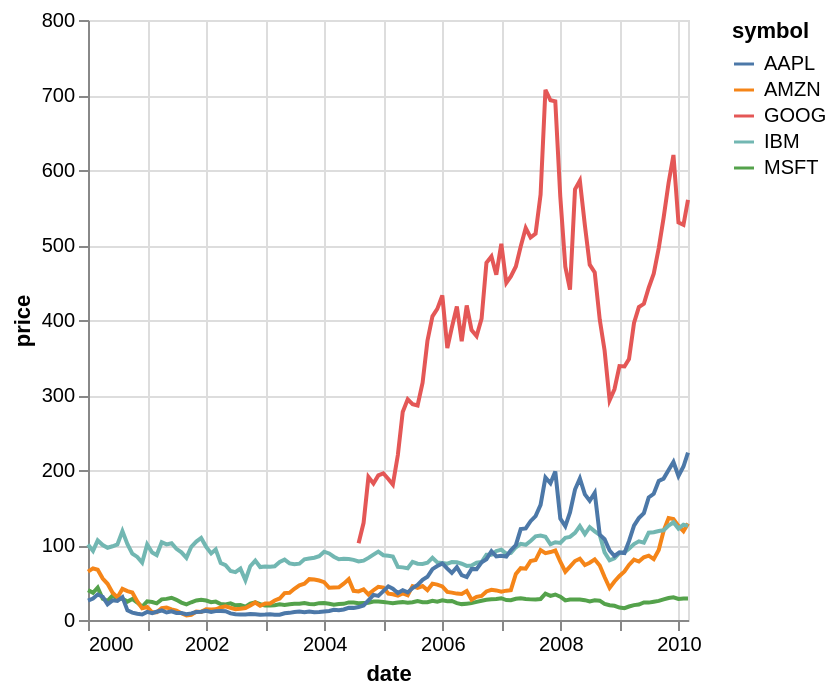

Vega-Lite specification stored for this chart:
### Vega-Lite specification from a JSON file in a GitHub repository (floating-point values rounded to 4 significant figures; data arrays with more than 128 entries replaced by an {"elided": "..."} marker saying what was removed)
{"$schema": "https://vega.github.io/schema/vega-lite/v4.json", "data": {"values": {"elided": "560 records"}}, "layer": [{"mark": "line", "encoding": {"x": {"field": "date", "type": "temporal"}, "y": {"field": "price", "type": "quantitative"}, "color": {"field": "symbol", "type": "nominal"}}}]}
